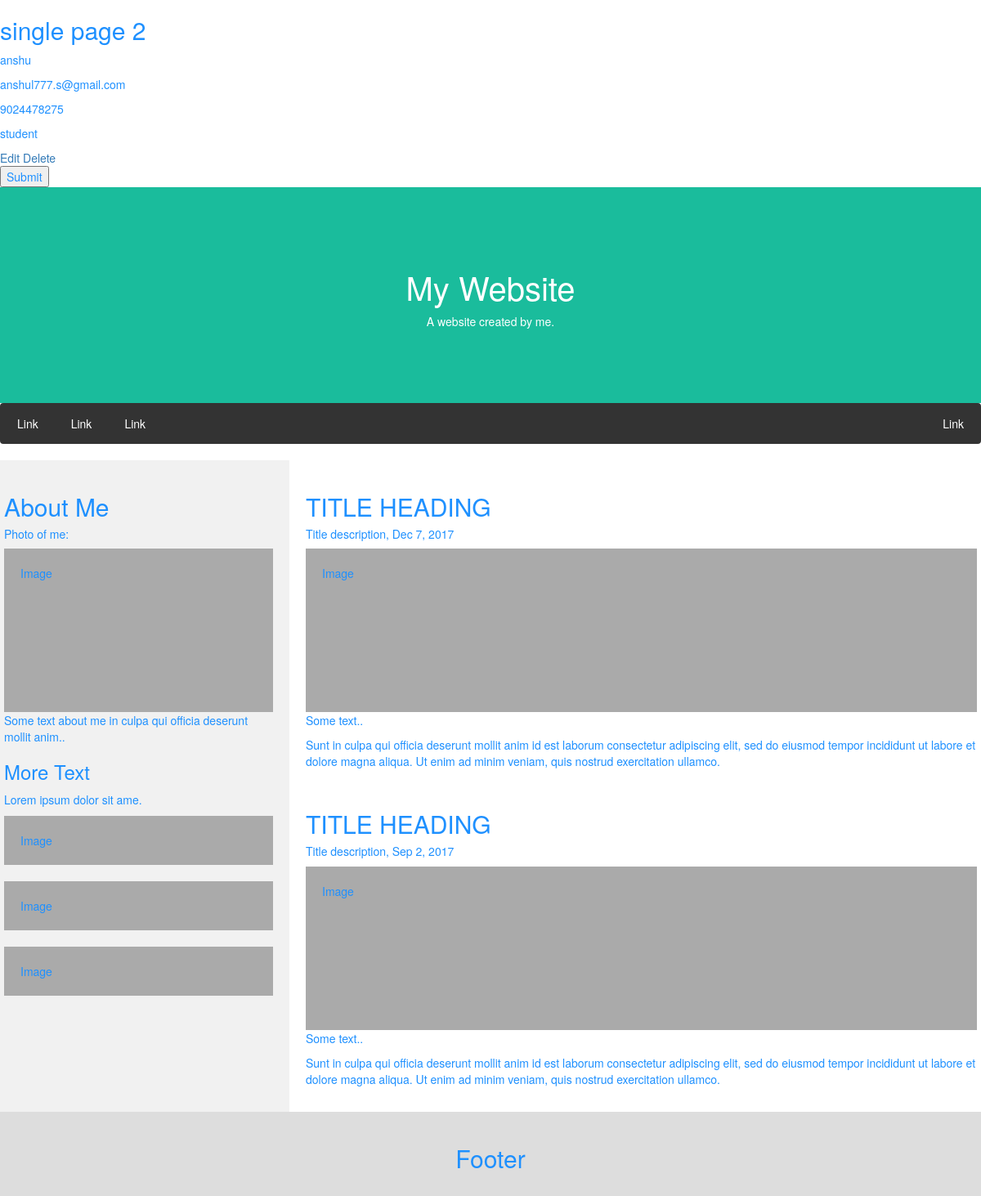
Screenshot of /single/2/ (signed in) with the database file from the repository.
### main/models.py (models this page shows)
class Post(models.Model):
	name=models.CharField(max_length=50)
	email= models.EmailField(max_length=50)
	phone= models.CharField(max_length=50)
	profession= models.CharField(max_length=50)

### main/views.py (the view)
# urls.py: url(r'^single/(?P<id>\d+)/$',single,name='single'),
def single(request ,id=None):
	if request.user.is_authenticated():
		instance=get_object_or_404(Post, id=id)
		context = {
			'instance':instance
		}
		return render(request, 'single.html', context)

### templates/single.html (shortened to what this page needs)
{% extends "base.html" %}
{% load crispy_forms_tags %}
{% block content %}
	<h2>single page {{ instance.id }}</h3>
	<p>{{ instance.name }}</p>
	<p>{{ instance.email }}</p>
	<p>{{ instance.phone }}</p>
	<p>{{ instance.profession }}</p>
	<a href="/edit/{{ instance.id }}">Edit</a>
	<a href="/delete/{{ instance.id }}">Delete</a>
	<form method="POST" action="">{% csrf_token %}
		<input type="submit" name="submit">
	</form>
{% endblock content %}

### static/css/style.css (style rules this page uses)
* { box-sizing: border-box; }
body { font-family: Arial; margin: 0; }

### rows the page displays
Post: id "2", name "anshu", email "anshul777.s@gmail.com", phone "9024478275", profession "student"
